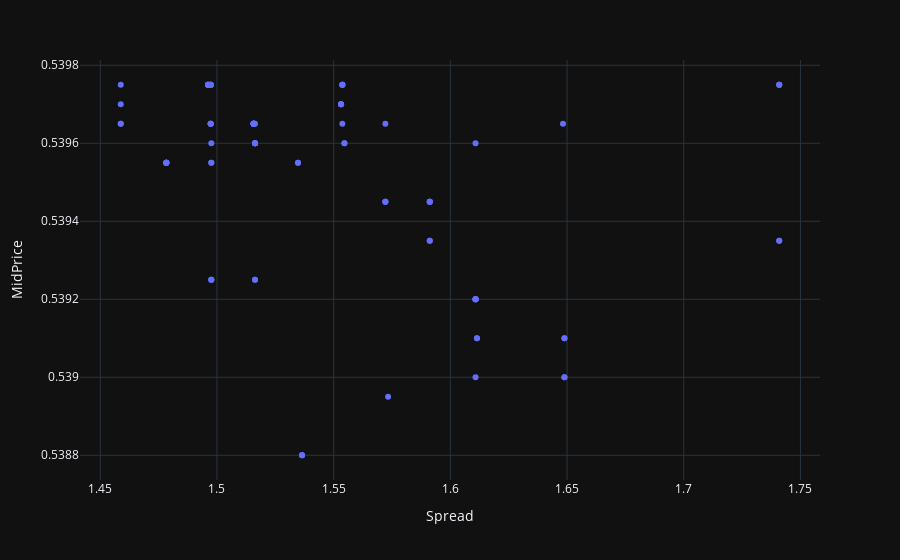

Notebook source saved alongside this figure:
### Code cell
import plotly.express as px
AggData["Spread"] = AggData["Spread"].astype(float)
# Create the line plot using Plotly Express
fig = px.scatter(AggData, y="MidPrice", x="Spread")
fig.update_layout(template='plotly_dark')

# Show the plot
fig.show()
